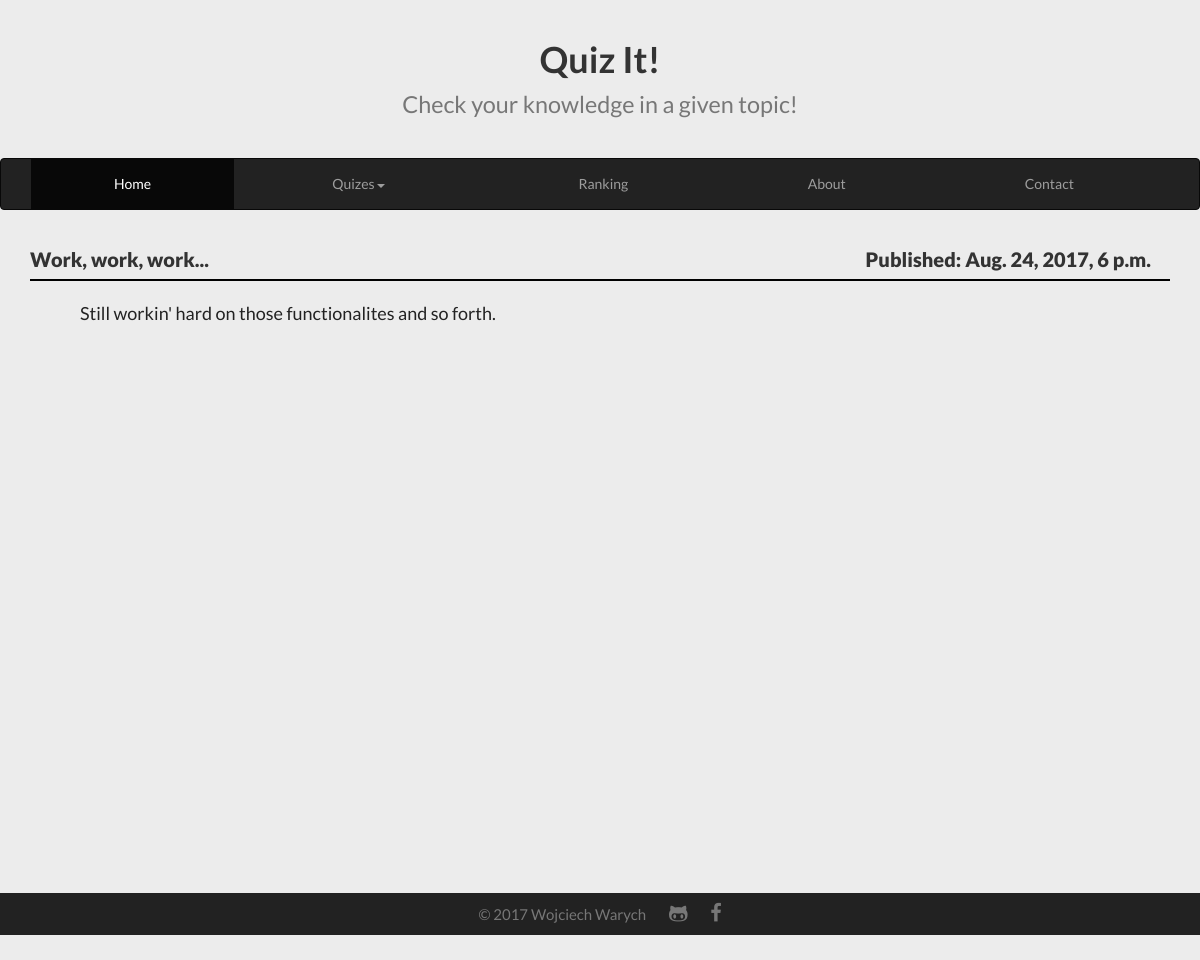
Screenshot of /home/posts/2/ with the database file from the repository.
### home/models.py (models this page shows, shortened)
class News(models.Model):
	title = models.CharField(max_length=200)
	article = models.TextField()
	art_snippet = models.CharField(default='...', max_length=500)
	pub_date = models.DateTimeField()

### home/views.py (the view)
# urls.py: url(r'^posts/(?P<post_id>\d+)/$', views.post, name='post'),
def post(request, post_id):
	the_post = News.objects.get(id=post_id)
	context = {'post': the_post}
	return render(request, 'home/post.html', context)

### home/templates/home/post.html (shortened to what this page needs)
{% extends 'home/base.html' %}
{% block content %}
	{% block title_div %}
		<div class="page-header">
			<h1>
				<a href="{% url 'home:index' %}">
					Quiz It!<br><small>Check your knowledge in a given topic!</small>
				</a>
			</h1>
		</div>
	{% endblock %}
	{% block menu_div %}
		<nav class="navbar navbar-default navbar-inverse">
			<div class="container-fluid">
			<div class="collapse navbar-collapse" id="bs-example-navbar-collapse-1">
				<ul class="nav navbar-nav">
					<li class="active"><a href="{% url 'home:index' %}">Home<span class="sr-only">(current)</span></a></li>
					<li class="dropdown">
						<a href="{% url 'home:quizes' %}" class="dropdown-toggle" data-toggle="dropdown" role="button" aria-haspopup="true" aria-expanded="false">Quizes<span class="caret"></span></a>
					</li>
					<li><a href="{% url 'ranking:ranking' %}">Ranking</a></li>
					<li><a href="{% url 'home:about' %}">About</a></li>
					<li><a href="{% url 'home:contact' %}">Contact</a></li>
				</ul>
			</div>
			</div>
		</nav>
	{% endblock %}
	{% block content_div %}
				<div class="container" style="min-height:69%;">
					<article>
						<div class="article-header">
							<div class="article-title">
								<a href="{% url 'home:post' post.id%}">
									{{ post.title }}
								</a>
							</div>
							<div class="article-date">
								Published: {{ post.pub_date }}
							</div>
							<hr>
						</div>
						<div class="article-content">
							{{ post.article }}
						</div>
					</article>
				</div>
	{% endblock %}
{% endblock %}

### home/static/home/css/style.css (style rules this page uses)
html, body { background-color: #ececec; height: 100%; min-height: 100%; margin: 0; }
body { font-family: 'Lato', sans-serif; }
h1 { font-weight: bold; }
a { text-decoration: none; color: inherit; }
article { padding-bottom: 10px; }
a:link, a:visited { text-decoration: inherit; color: inherit; }
.navbar-nav { margin: 0 auto; display: table; table-layout: auto; float: none; width: 100%; }
.navbar-nav > li { display: table-cell; float: none; text-align: center; }
.page-header { padding-bottom:9px; margin:40px 0 20px; border-bottom: none; text-align: center; text-decoration: none; }
.article-header { font-size: 20px; font-weight: 800; padding-top: 15px; padding-bottom: 15px; }
.article-title { display: inline-block; width: 49%; font-size: inherit; font-weight: inherit; text-align: left; }
.article-date { display: inline-block; width: 49%; font-size: inherit; font-weight: inherit; text-align: right; }
.article-header > hr { margin-top: 5px; margin-bottom: 5px; border-top: 2px solid #000; }
.article-content { font-size: 18px; text-align: justify; color: #222; padding-bottom: 5px; padding-left: 50px; padding-right: 50px; }

### rows the page displays
News: title "Work, work, work...", pub_date "Aug. 24, 2017, 6 p.m.", article "Still workin' hard on those functionalites and so forth."
